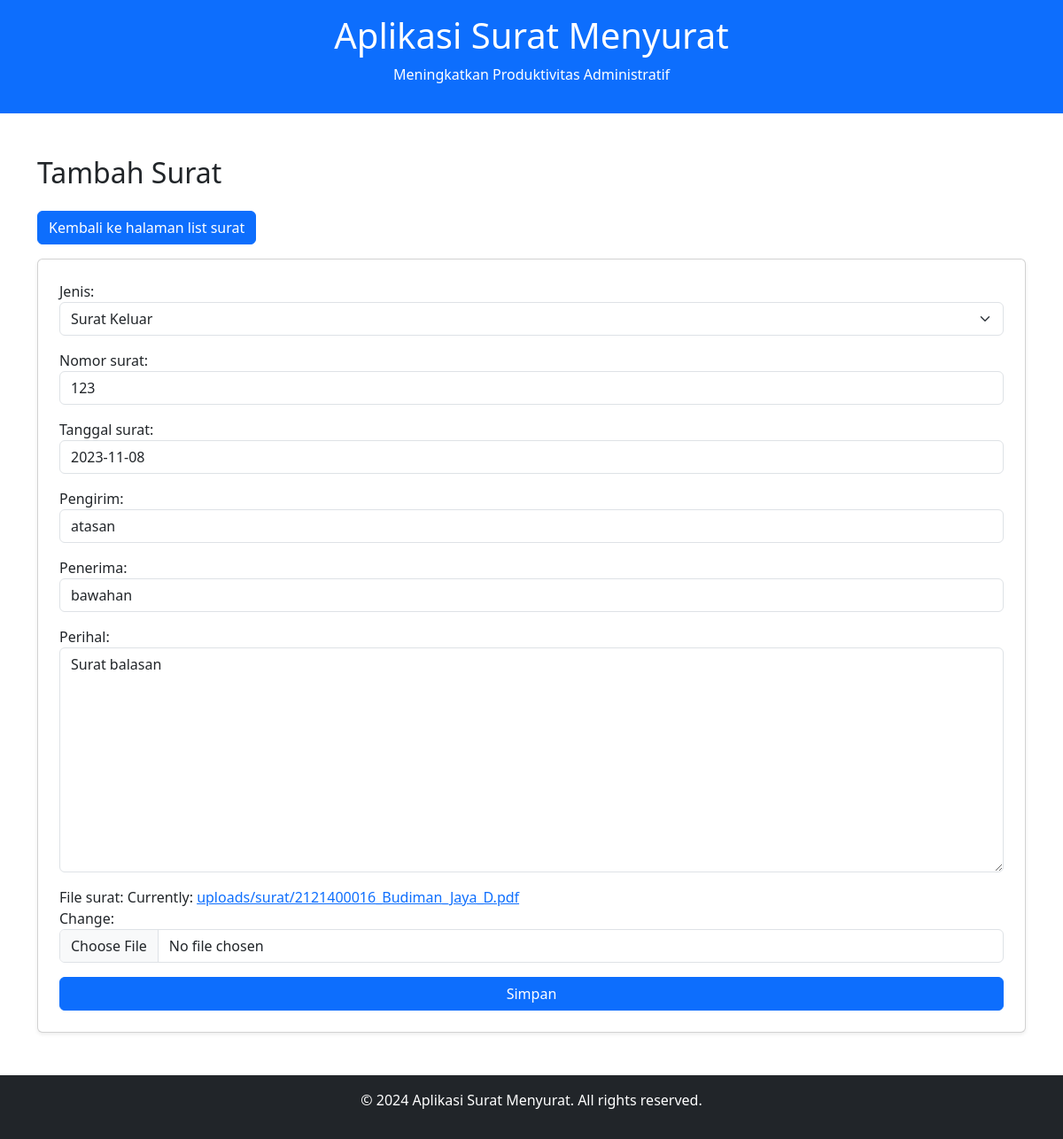
Page /edit/21/ on the committed database.
### surat/models.py (models this page shows, shortened)
class Surat(models.Model):
    JENIS_SURAT = [
        ('Masuk', 'Surat Masuk'),
        ('Keluar', 'Surat Keluar'),
    ]
    jenis = models.CharField(max_length=6, choices=JENIS_SURAT)
    nomor_surat = models.CharField(max_length=100, unique=True)
    tanggal_surat = models.DateField()
    pengirim = models.CharField(max_length=100)
    penerima = models.CharField(max_length=100)
    perihal = models.TextField()
    file_surat = models.FileField(upload_to='uploads/surat/')

### surat/views.py (the view)
# urls.py: path('edit/<int:surat_id>/', views.edit_surat, name='edit_surat'),
def edit_surat(request, surat_id):
    surat = get_object_or_404(Surat, id=surat_id)
    old_file = surat.file_surat.path if surat.file_surat else None  # Simpan path file lama
    if request.method == 'POST':
        form = SuratForm(request.POST, request.FILES, instance=surat)
        if form.is_valid():
            if 'file_surat' in request.FILES:
                if old_file and os.path.exists(old_file):
                    os.remove(old_file)
            form.save()  # Simpan surat beserta file baru
            return redirect('list_surat')  # Kembali ke daftar surat setelah edit
    else:
        form = SuratForm(instance=surat)
    return render(request, 'surat/edit_surat.html', {'form': form, 'surat': surat})

### surat/forms.py
class SuratForm(forms.ModelForm):
    class Meta:
        model = Surat
        fields = ['jenis', 'nomor_surat', 'tanggal_surat', 'pengirim', 'penerima', 'perihal', 'file_surat']

### surat/templatetags/add_class_filter.py (called while the page is built)
@register.filter(name='add_class')
def add_class(field, css_class):
    return field.as_widget(attrs={"class": css_class})

### surat/templates/surat/edit_surat.html (shortened to what this page needs)
{% extends 'surat/base.html' %}
{% load add_class_filter %}
{% block content %}
<h2 class="mb-4">Tambah Surat</h2>
<a href="{% url 'list_surat' %}" class="btn btn-primary mb-3">Kembali ke halaman list surat</a>
<form method="post" enctype="multipart/form-data" class="card p-4 shadow-sm">
    <div class="mb-3">
        {{ form.jenis.label_tag }}
        {{ form.jenis|add_class:"form-select" }}
    </div>
    <div class="mb-3">
        {{ form.nomor_surat.label_tag }}
        {{ form.nomor_surat|add_class:"form-control" }}
    </div>
    <div class="mb-3">
        {{ form.tanggal_surat.label_tag }}
        {{ form.tanggal_surat|add_class:"form-control" }}
    </div>
    <div class="mb-3">
        {{ form.pengirim.label_tag }}
        {{ form.pengirim|add_class:"form-control" }}
    </div>
    <div class="mb-3">
        {{ form.penerima.label_tag }}
        {{ form.penerima|add_class:"form-control" }}
    </div>
    <div class="mb-3">
        {{ form.perihal.label_tag }}
        {{ form.perihal|add_class:"form-control" }}
    </div>
    <div class="mb-3">
        {{ form.file_surat.label_tag }}
        {{ form.file_surat|add_class:"form-control" }}
    </div>
    <button type="submit" class="btn btn-primary">Simpan</button>
</form>
{% endblock %}

### rows in the picture
Surat: jenis "Surat Keluar", nomor_surat "123", tanggal_surat "2023-11-08", pengirim "atasan", penerima "bawahan", perihal "Surat balasan"
